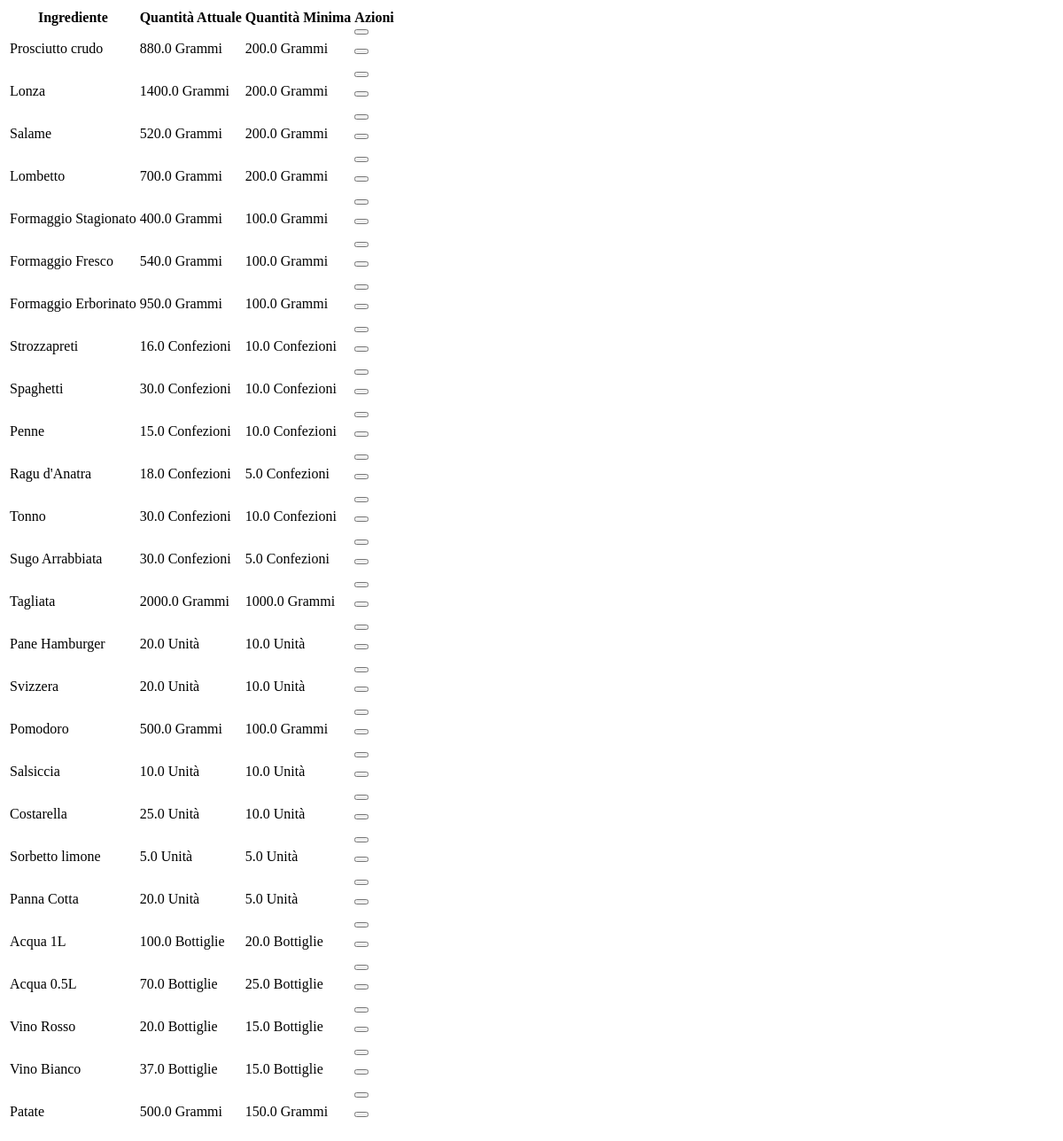
Before: /magazzino/tabellaScorte (signed in) with the older database file.
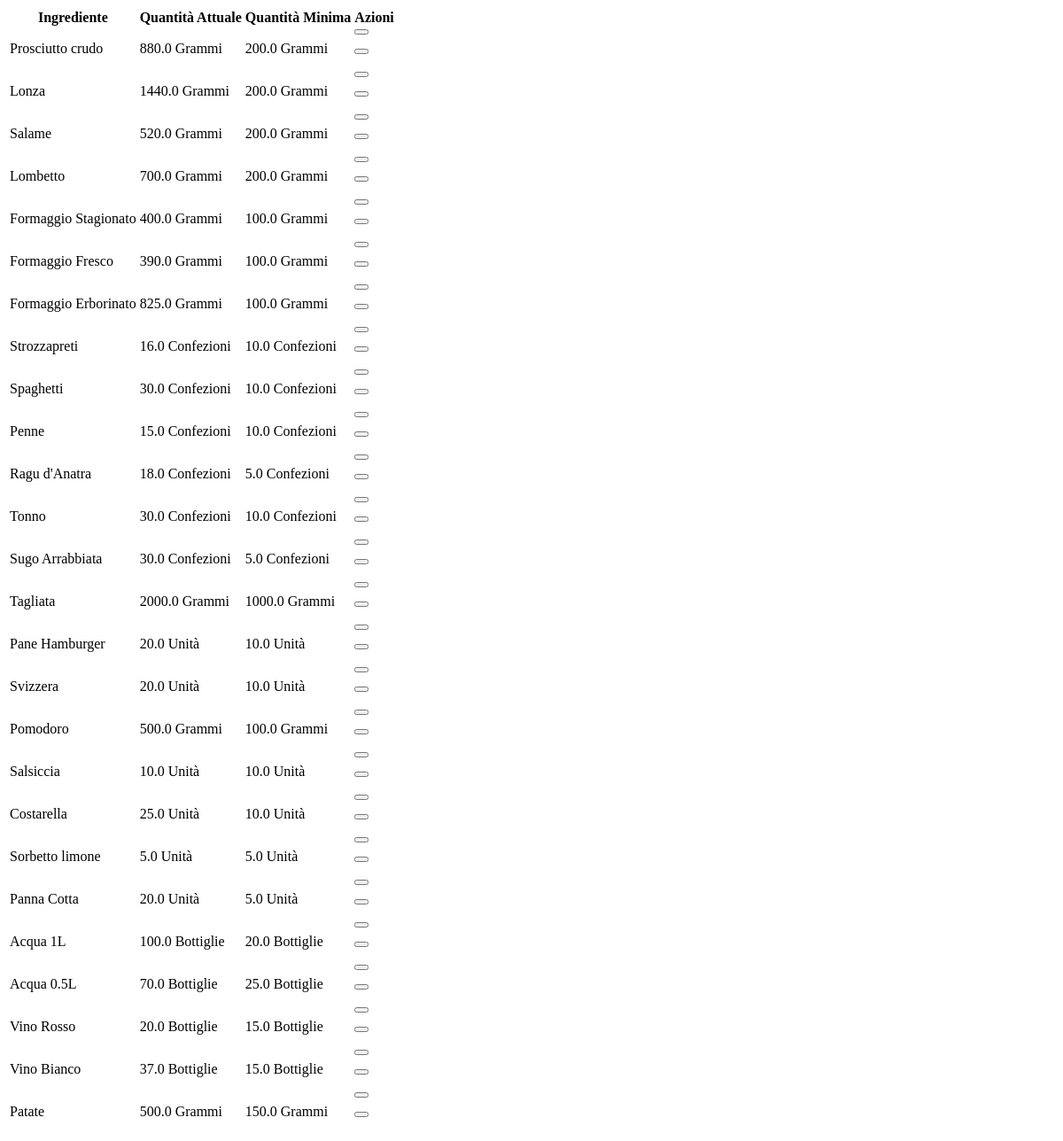
After: the same page with the newer database file.
### gestioneMagazzino/models.py (models this page shows, shortened)
class Scorta(models.Model):
    idIngrediente = models.ForeignKey(Ingrediente, on_delete=models.CASCADE)
    quantitaAttuale = models.FloatField(validators=[MinValueValidator(0)])
    quantitaMinima = models.FloatField(validators=[MinValueValidator(0)])
    class Meta:
        verbose_name = 'Scorta'
        verbose_name_plural = 'Scorte'

### gestioneMenu/models.py (models this page shows)
class Ingrediente(models.Model):
    nome = models.CharField(max_length=100)
    idMisura = models.ForeignKey(Misura, on_delete=models.CASCADE)
    fattoInCasa = models.BooleanField()
    def __str__(self):
        return self.nome
    class Meta:
        verbose_name = 'Ingrediente'
        verbose_name_plural = 'Ingredienti'

class Misura(models.Model):
    nome = models.CharField(max_length=50)
    def __str__(self):
        return self.nome
    class Meta:
        verbose_name = 'Misura'
        verbose_name_plural = 'Misure'

### gestioneMagazzino/views.py (the view)
# urls.py: path('tabellaScorte', views.tabellaScorte, name='tabellaScorte'),
@login_required
def tabellaScorte(request):
    scorte = Scorta.objects.all()
    return render(request, 'scorte/tabellaScorte.html', {'scorte' : scorte,'permessiAzioni': request.user.has_perm('gestioneMenu.delete_Scorta')})

### gestioneMagazzino/templates/scorte/tabellaScorte.html (shortened to what this page needs)
<table class="table table-primary">
    <thead>
      <tr>
        <th scope="col">Ingrediente</th>
        <th scope="col">Quantità Attuale</th>
        <th scope="col">Quantità Minima</th>
        {% if permessiAzioni %}
        <th scope="col">Azioni</th>
        {% endif %}
      </tr>
    </thead>
    <tbody>
        {% for scorta in scorte %}
        <tr>
            <td>
              {{ scorta.idIngrediente }}
            </td>
            <td>
              {{ scorta.quantitaAttuale }} {{scorta.idIngrediente.idMisura}}
            </td>
            <td>
                {{ scorta.quantitaMinima }} {{scorta.idIngrediente.idMisura}}
            </td>
            {% if permessiAzioni %}
            <td>
              <div class="row">
                <div class="col-sm-6 col-md-3">
                  <form hx-post="{% url 'modificaScorta' %}" hx-target="#divNotifica">
                    <button type="submit" class="buttonSubmit"></button>
                  </form>
                </div>
                <div class="col-sm-6 col-md-3">
                  <form hx-post="{% url 'confirmEliminaScorta' %}" hx-target="#dialog" @click="dialogOpen = true">
                    <button type="submit" class="buttonSubmit"></button>
                  </form>
                </div>
              </div>
            </td>
            {% endif %}
        </tr>
        {% endfor %}
    </tbody>
  </table>

Changed rows visible on the page:
changed Scorta "Lonza": quantitaAttuale "1400.0" → "1440.0"
changed Scorta "Formaggio Fresco": quantitaAttuale "540.0" → "390.0"
changed Scorta "Formaggio Erborinato": quantitaAttuale "950.0" → "825.0"
